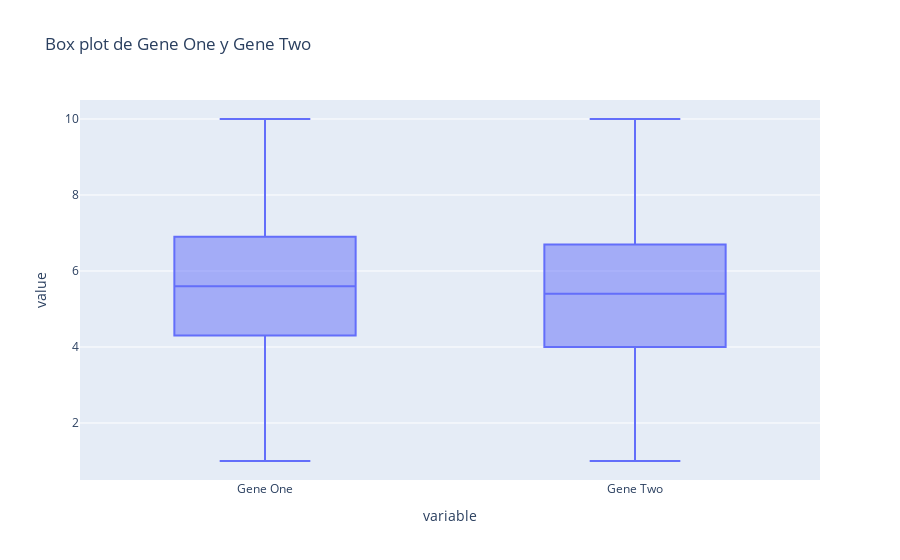

The code cell stored with this chart in its notebook:
### Code cell
fig = px.box(df, y=['Gene One', 'Gene Two'],
             title='Box plot de Gene One y Gene Two')
fig.show()

### Figure 1 — Plotly figure (JSON) as saved in the notebook; plotly's stock layout.template omitted (floating-point values rounded to 4 significant figures; data arrays with more than 128 entries replaced by an {"elided": "..."} marker saying what was removed)
{"data": [{"alignmentgroup": "True", "hovertemplate": "variable=%{x}<br>value=%{y}<extra></extra>", "legendgroup": "", "marker": {"color": "#636efa"}, "name": "", "notched": false, "offsetgroup": "", "orientation": "v", "showlegend": false, "type": "box", "x": {"elided": "6000 str values"}, "x0": " ", "xaxis": "x", "y": {"elided": "6000 float values"}, "y0": " ", "yaxis": "y"}], "layout": {"boxmode": "group", "legend": {"tracegroupgap": 0}, "title": {"text": "Box plot de Gene One y Gene Two"}, "xaxis": {"anchor": "y", "domain": [0, 1], "title": {"text": "variable"}}, "yaxis": {"anchor": "x", "domain": [0, 1], "title": {"text": "value"}}}}
